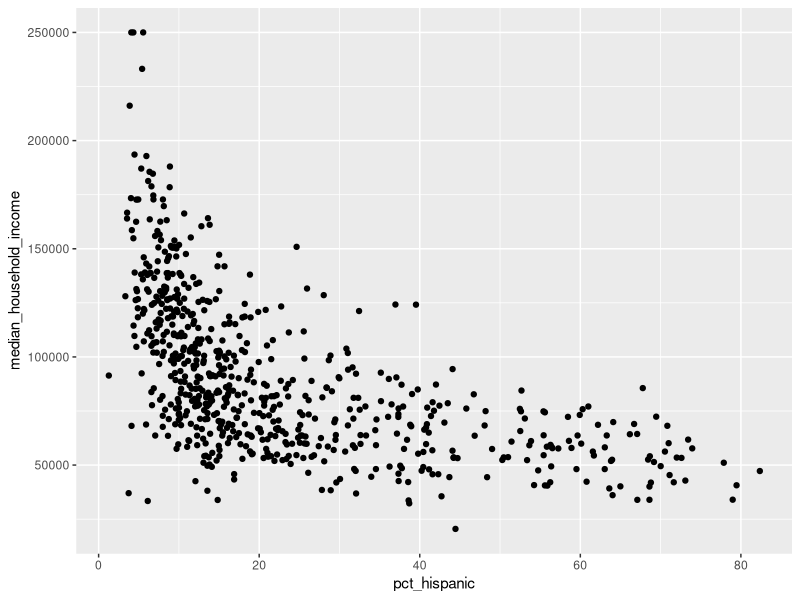
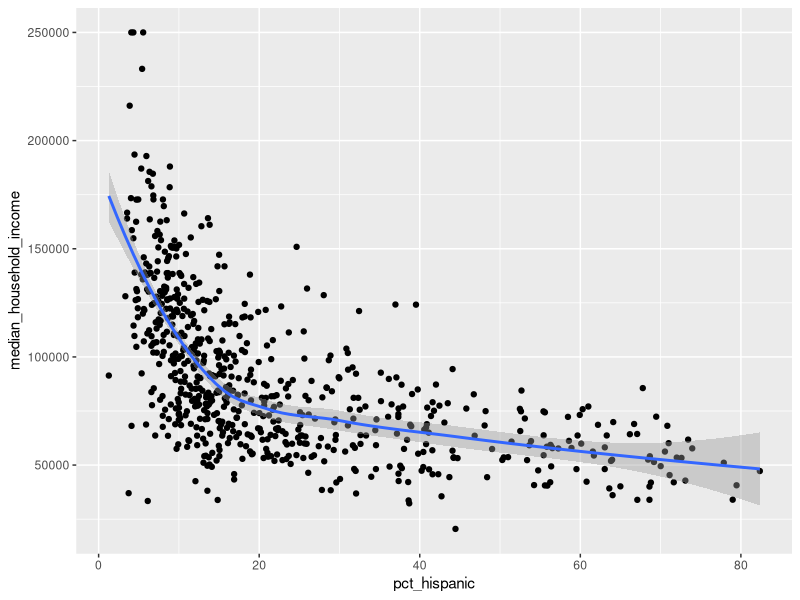
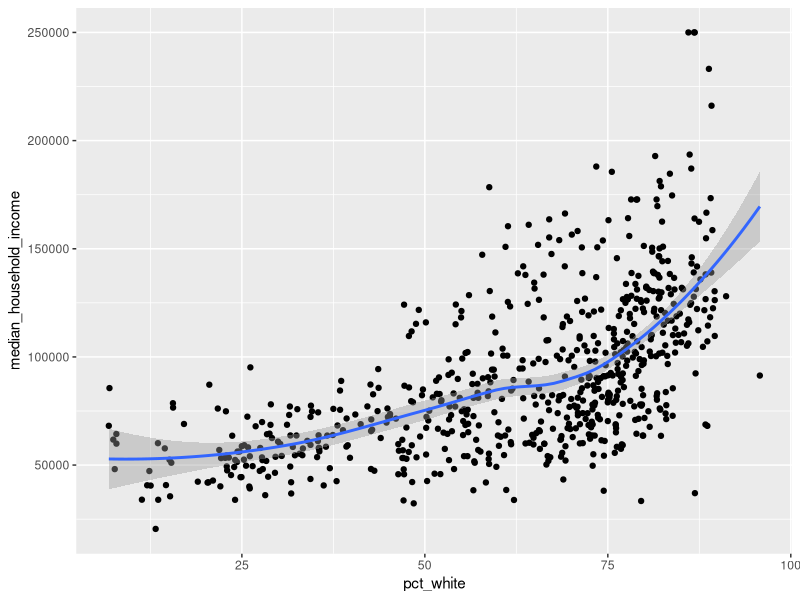

Reproduce these figures in R, in order.
## ---- chunk 1
library(tidyverse)
## ---- chunk 2

denver_tract_statistics <- read_csv("data/denver_tract_statistics.csv") 
  
head(denver_tract_statistics)

## ---- chunk 3

denver_tract_statistics <- denver_tract_statistics %>%
  mutate(pct_hispanic = hispanic/total)

denver_tract_statistics

## ---- chunk 4

denver_tract_statistics <- denver_tract_statistics %>%
  mutate(pct_hispanic = hispanic/total*100)

denver_tract_statistics

## ---- chunk 5

denver_tract_statistics <- denver_tract_statistics %>%
  mutate(pct_hispanic = round(hispanic/total*100,2))

denver_tract_statistics

## ---- chunk 6
denver_tract_statistics %>%
  arrange(pct_hispanic)

denver_tract_statistics %>%
  arrange(desc(pct_hispanic))
## ---- chunk 7

denver_tract_statistics <- denver_tract_statistics %>%
  mutate(pct_hispanic = round(hispanic/total*100,2)) %>%
  mutate(hispanic_status = if_else(pct_hispanic > 50, "majority_hispanic","not_majority_hispanic")) %>%
  arrange(hispanic_status)

denver_tract_statistics

## ---- chunk 8

denver_tract_statistics %>%
  ggplot() +
  geom_point(aes(x=pct_hispanic,y=median_household_income)) 


## ---- chunk 9

denver_tract_statistics %>%
  ggplot() +
  geom_point(aes(x=pct_hispanic,y=median_household_income)) + 
  geom_smooth(aes(x=pct_hispanic, y=median_household_income, method="lm"))    



## ---- chunk 10
cor.test(denver_tract_statistics$median_household_income,denver_tract_statistics$pct_hispanic)
## ---- chunk 11

income_vs_hispanic_coefficients <- lm(denver_tract_statistics$median_household_income ~ denver_tract_statistics$pct_hispanic) %>%
  coefficients()


income_vs_hispanic_coefficients


## ---- chunk 12

denver_tract_statistics %>%
  group_by(hispanic_status) %>%
  summarise(median_household_income = mean(median_household_income),
            count_of_neighborhoods = n())

## ---- chunk 13

t.test(median_household_income ~ hispanic_status, data=denver_tract_statistics)

## ---- chunk 14


## ---- chunk 15


## ---- chunk 16


###
# Load data and transform
###

denver_tract_statistics_white <- read_csv("data/denver_tract_statistics.csv") %>%
  mutate(pct_white = round(white/total*100,2)) %>%
  mutate(white_status = if_else(pct_white > 50, "majority_white","not_majority_white")) %>%
  arrange(white_status) 


###
# Plot pct_white vs median_household income
###

# plot suggests positive correlation, income increases more sharply when white percentage gets over 75 percent.
denver_tract_statistics_white %>%
  ggplot() +
  geom_point(aes(x=pct_white,y=median_household_income)) + 
  geom_smooth(aes(x=pct_white, y=median_household_income, method="lm"))    

###
# Calculate correlation coefficient
###

# P value of < 2.2e-16, very very small
# Moderate positive correlation of .59; as white population increases, so does income
cor.test(denver_tract_statistics_white$median_household_income,denver_tract_statistics_white$pct_white)


###
# Calculate increase in income
###

# For every 1 percent increase in the white population, a $1,051 inrease in median household income
income_vs_white_coefficients <- lm(denver_tract_statistics_white$median_household_income ~ denver_tract_statistics_white$pct_white) %>%
  coefficients()

income_vs_white_coefficients

###
# Calculate averages between majority and non-majority
###

# Majority white neighborhoods have average median household income of $100K, compared with $61K for not majority white. Difference of nearly 40K.
denver_tract_statistics_white %>%
  group_by(white_status) %>%
  summarise(median_household_income = mean(median_household_income),
            count_of_neighborhoods = n())

###
# Calculate t-test
###
# Very small p value of 2.2e-16, which is good.
# Means in our two samples are same as before. Difference of nearly 40K.
# High probability that actual difference is between 35K and 43K in larger population.
t.test(median_household_income ~ white_status, data=denver_tract_statistics_white)

###
# Sentences
###

# In Denver, neighborhoods with larger white populations generally have higher levels of income. For every 10 percent increase in the white population in metro Denver neighborhoods, there was an $10,514 decrease in median household income, an analysis of U.S. Census data shows. Majority white neighborhoods had an average income of $100,000, nearly double non-majority-white neighborhoods."
